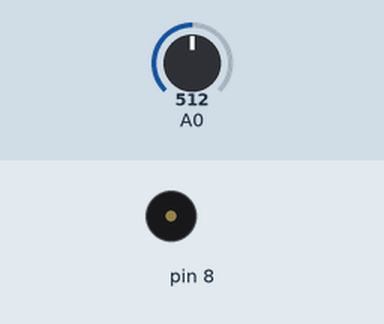
The sketch below on a simulated Arduino Uno, built with avr-gcc and run on an emulated ATmega328P. Parts: buzzer (waves = sounding). The inputs (shaded band) are chosen by the test bench; at power-on: A0 = 512.

Above: at 0.13 s.
Timing chart, 0 to 3.0 s (numbered marks = the images above):
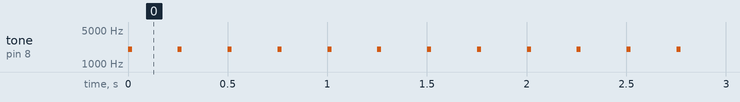

The sketch:

4-10-23.ino
```cpp
// This arduino code is a modified version of project 6 (Light Theremin) in the Arduino starter kit
// You need a potentiometer (analog A0) and a piezo (Digital 8)

void setup() {
}

void loop() {
  // get raw value of potentiometer and convert it to useable values for piezo
  int potvalue = analogRead(A0);
  int pitch = map(potvalue, 0, 1023, 50, 4000);

  // put the value to the piezo
  tone(8, pitch, 20);
  delay(250);
}
```

Measured:
- by itself, tone on pin 8: alternates 2026 Hz for 0.02 s and silent for 0.23 s
